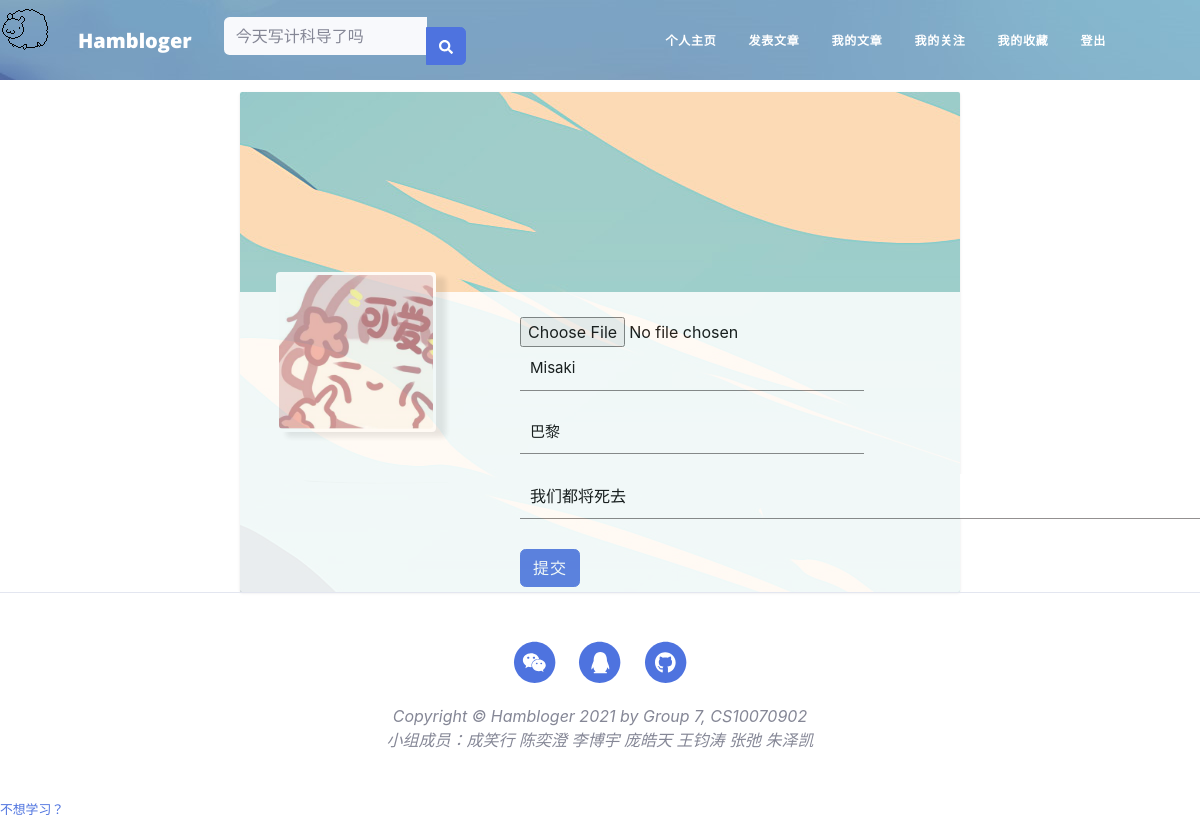
The app's page /edit-profile (signed in) with its own data.
### app/models.py (models this page shows, shortened)
class User(UserMixin, db.Model):
    __tablename__ = 'users'
    id = db.Column(db.Integer, primary_key=True)
    email = db.Column(db.String(64), unique=True, index=True)
    username = db.Column(db.String(64), unique=True, index=True)
    role_id = db.Column(db.Integer, db.ForeignKey('roles.id'))  # 每一个用户只能有一个角色
    password_hash = db.Column(db.String(128))
    confirmed = db.Column(db.Boolean, default=True)
    name = db.Column(db.String(64))
    location = db.Column(db.String(64))
    about_me = db.Column(db.Text())
    member_since = db.Column(db.DateTime(), default=datetime.now)
    last_seen = db.Column(db.DateTime(), default=datetime.now)
    posts = db.relationship('Post', backref='author', lazy='dynamic')
    followed = db.relationship('Follow',
                               foreign_keys=[Follow.follower_id],
                               backref=db.backref('follower', lazy='joined'),
                               lazy='dynamic',
                               cascade='all, delete-orphan')
    followers = db.relationship('Follow',
                                foreign_keys=[Follow.followed_id],
                                backref=db.backref('followed', lazy='joined'),
                                lazy='dynamic',
                                cascade='all, delete-orphan')
    @property
    def password(self):
        raise AttributeError("Password is not a readable attribute")
    def ping(self):
        self.last_seen = datetime.utcnow()
        db.session.add(self)
        db.session.commit()

### app/main/views.py (the view, shortened to what this page needs)
@main.route('/edit-profile', methods=['GET', 'POST'])
@login_required
def edit_profile():
    form = EditProfileForm()
    form.name.data = current_user.name
    form.location.data = current_user.location
    form.about_me.data = current_user.about_me
    edit_post = Post.query.order_by(Post.id.desc()).first()
    return render_template('edit_profile.html', form=form, edit_post=edit_post)

### app/main/forms.py
class EditProfileForm(FlaskForm):
    mask = FileField('头像', validators=[
            FileAllowed(['png'])
        ])
    name = StringField('真实姓名', validators=[Length(0, 64)])
    location = StringField('地址', validators=[Length(0, 64)])
    about_me = StringField('个人简介', validators=[Length(0, 64)])
    submit = SubmitField('提交')

### app/auth/views.py (called while the page is built)
@auth.before_app_request
def before_request():
    if current_user.is_authenticated:
        current_user.ping()
        if not current_user.confirmed and request.endpoint \
                and request.blueprint != 'auth' and request.endpoint != 'static':
            return redirect(url_for('auth.unconfirmed'))

### app/main/__init__.py (called while the page is built)
@main.app_context_processor
def inject_permissions():
    return dict(Permission=Permission)

### app/models.py (called while the page is built)
@login_manager.user_loader
def load_user(user_id):
    return User.query.get(int(user_id))

### app/templates/edit_profile.html (shortened to what this page needs)
{% extends "base.html" %}
{% import "bootstrap/wtf.html" as wtf %}
{% block head %}
<link href="{{ url_for('static',filename='css/edit-profile.css') }}" rel="stylesheet">
<link href="{{ url_for('static',filename='css/admin.css') }}" rel="stylesheet">
<header class="user-top-cover"></header>
{% endblock %}
{% block page_content %}
<div class="page-container">
    <div class="user-container">
        <div class="user-profile-container">
            <div class="user-mask-container">
                <div class="user-mask">
                    <img src="../static/mask/{{current_user.id}}.png" class="user-mask-img">
                </div>
            </div>
            <div class="user-information-container">
                <form method="POST" enctype="multipart/form-data">
                    {{form.mask(class="input-mask", placeholder="上传头像")}}
                    {{form.name(class="input-item", placeholder="修改昵称")}}
                    {{form.location(class="input-item",placeholder="修改地址")}}
                    {{form.about_me(class="input-item-text",placeholder="修改个人简介")}}
                    {{form.submit(class="btn btn-primary")}}
                </form>
            </div>
        </div>
    </div>
</div>
</div>
{% endblock %}

### app/static/css/base.css (style rules this page uses)
body { background-color: rgb(246, 246, 246); margin: 0; padding: 0; }
div { margin: 0; padding: 0; display: block; }
.page-container { display: block; margin-left: 15%; margin-right: 15%; width: 70%; }

### app/static/css/edit-profile.css (style rules this page uses)
.page-container { display: block; margin-left: 20%; margin-right: 20%; width: 60%; }
.user-top-cover { background-image: url('../img/user-bg.jpg'); height: 80px; }
.user-container { background-image: url('../img/page-bg.jpg'); display: block; background-color: rgb(255, 255, 255); margin-top: 12px; box-shadow: 0 1px 3px rgba(18, 18, 18, .1); border-radius: 2px; }
.user-profile-container { opacity: 0.85; background-color: rgb(255, 255, 255); color: rgb(0, 0, 0); height: 300px; border-bottom-left-radius: 2px; border-bottom-right-radius: 2px; }
.user-mask-container { float: left; position: relative; top: -20px; left: 5%; width: 160px; height: 160px; }
.user-mask { background-color: rgb(255, 255, 255); width: 160px; height: 160px; box-shadow: 10px 5px 5px rgba(18, 18, 18, .1); border-radius: 4px; }
.user-mask-img { margin: 2%; width: 96%; height: 96%; border-radius: 4px; }
.user-information-container { float: left; margin-top: 25px; margin-left: 120px; }
.btn { margin-top: 10px; margin-right: 40px; padding: 0 16px; font-size: 14px; line-height: 32px; text-align: center; cursor: pointer; border: 1px solid; border-radius: 3px; color: rgb(252, 252, 252); background-color: #06f; }
.input-item { display: block; width: 100%; margin-bottom: 20px; border: 0; padding: 10px; border-bottom: 1px solid rgb(128, 125, 125); font-size: 15px; outline: none; }
.input-item-text { display: block; width: 200%; margin-bottom: 20px; border: 0; padding: 10px; border-bottom: 1px solid rgb(128, 125, 125); outline: none; }
.input-item::placeholder { text-transform: uppercase; }

### records on screen
User: name "Misaki", location "巴黎", about_me "我们都将死去"
